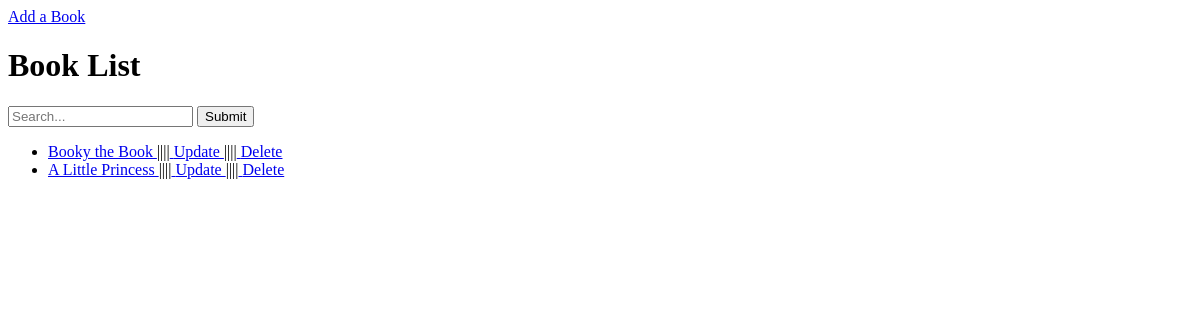
The page /books/ on the database as committed earlier.
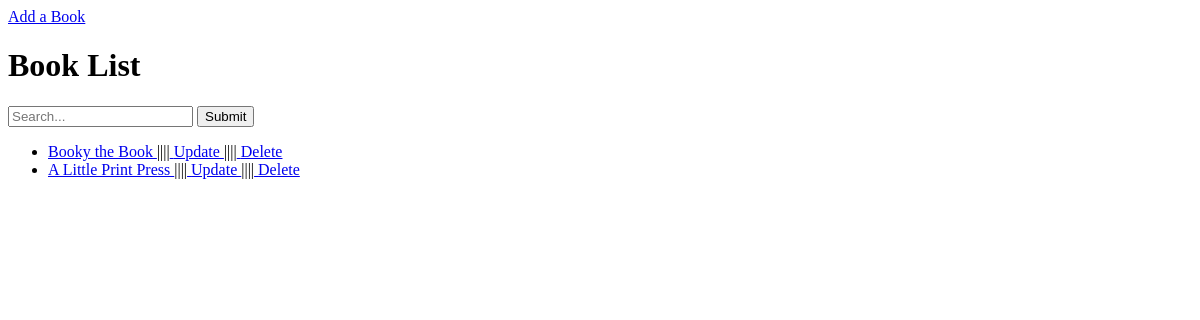
The same page on the database as committed later.
### my_books/models.py (models this page shows, shortened)
class Book(models.Model):
    title = models.CharField(max_length=100)
    author = models.ManyToManyField('Author')  # one or more authors per book
    publisher = models.ForeignKey('Publisher', null=True)  # allows for unknown publisher
    date = models.DateField(blank=True, null=True)  # allows for unknown publishing date
    users_who_favorite = models.ManyToManyField(settings.AUTH_USER_MODEL, related_name = 'fav_books')
    tags = models.ManyToManyField('Tag',related_name = 'tagged_books', blank = True)

### my_books/views.py (the view)
class BooksListView(ListView):
    model = Book
    context_object_name = 'Book'

### my_books/templates/my_books/book_list.html (shortened to what this page needs)
{%extends 'my_books/base.html'%}
{% block content %}
<a href="{% url 'books:create' %}">Add a Book</a>
<h1>Book List</h1>
<form type="get" action="." style="margin: 0">
    <input  id="search_box" type="text" name="search_box"  placeholder="Search..." >
    <button id="search_submit" type="submit" >Submit</button>
</form>
{%if object_list%}
    <ul>
        {% for book in object_list %}
            <li>
                <a href = "{% url 'books:detail' book.pk %}">{{ book.title }} </a>
                ||||<a href="{% url 'books:update' book.pk %}"> Update </a>
                ||||<a href="{% url 'books:delete' book.pk %}"> Delete</a>
            </li>
        {% endfor %}
    </ul>
  {%else%}
  <p>There are no books in the library. </p>
  {%endif%}
{% endblock %}

Rows that differ between the two databases and show on the page:
changed Book: title "A Little Princess" → "A Little Print Press"
